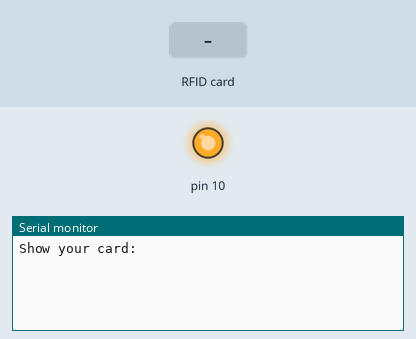
This sketch was run on a simulated Arduino Uno, built with avr-gcc and run on an emulated ATmega328P. On the bench: output pins drawn as LEDs (lit = HIGH), the last lines printed to the serial monitor. The inputs (shaded band) are chosen by the test bench.

Above: at 1.2 s.
1.3 s: RFID card F9 1F A5 96 held to the reader
At 2.3 s:
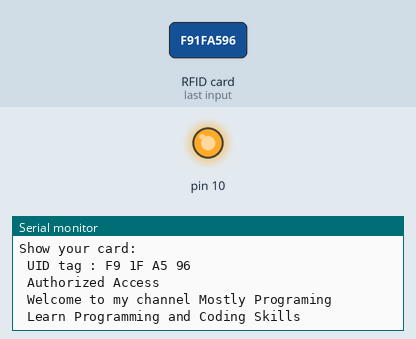
2.8 s: RFID card 5E 7A 19 C4 held to the reader
At 4.2 s:
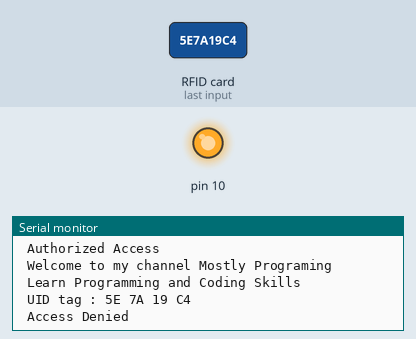

Measured:
- after the input at 1.3 s, the serial monitor: prints a new line at once (image 1)
- after the input at 2.8 s, the serial monitor: prints a new line at once (image 2)

The sketch:

RFID_with_NodeMcu.ino
```cpp
#define SS_PIN 4  //D2
#define RST_PIN 5 //D1

#include <SPI.h>
#include <MFRC522.h>

/*
SDA - D2
SCK - D5
MOSI - D7
MISO - D6
RST - D1
D0-D4
3.3 - 3.3V
GND - GND
 */

MFRC522 mfrc522(SS_PIN, RST_PIN);   // Create MFRC522 instance/object.

int variable = 0;


unsigned long uidDec, uidDecTemp; // hien thi so UID dang thap phan
byte bCounter, readBit;
unsigned long ticketNumber;

void setup()
{
  Serial.begin(9600);
  SPI.begin();
  mfrc522.PCD_Init();
  Serial.println("Show your card:");
}
void loop()
{
  // Look for new cards
  if ( ! mfrc522.PICC_IsNewCardPresent())
  {
    return;
  }
  // Select one of the cards
  if ( ! mfrc522.PICC_ReadCardSerial())
  {
    return;
  }

  //Show UID on serial monitor
  Serial.println();
  Serial.print(" UID tag :");
  String content= "";
  byte letter;

  for (byte i = 0; i < mfrc522.uid.size; i++)
  {
     Serial.print(mfrc522.uid.uidByte[i] < 0x10 ? " 0" : " ");
     Serial.print(mfrc522.uid.uidByte[i], HEX);
     content.concat(String(mfrc522.uid.uidByte[i] < 0x10 ? " 0" : " "));
     content.concat(String(mfrc522.uid.uidByte[i], HEX));
  }
  content.toUpperCase();

  Serial.println();

  if (content.substring(1) == "F9 1F A5 96") //change UID of the card that you want to give access
  {
    Serial.println(" Authorized Access ");
    Serial.println(" Welcome to my channel Mostly Programing ");
    Serial.println(" Learn Programming and Coding Skills ");
    delay(1000);
  }
  else
  {
    Serial.println(" Access Denied ");
    delay(3000);
  }

  /*
  uidDec = 0;

  // Hien thi so UID cua the
  Serial.println("Card UID: ");
  for (byte i = 0; i < mfrc522.uid.size; i++)
  {
    uidDecTemp = mfrc522.uid.uidByte[i];
    uidDec = uidDec*256+uidDecTemp;
  }
  Serial.println(uidDec);

  delay(1000);
  */
}
```
